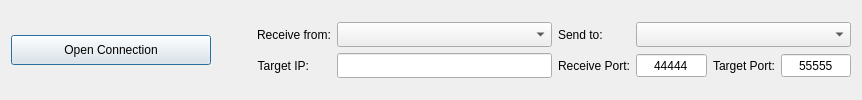
         <widget class="QWidget" name="tabWiFi">
          <attribute name="title">
           <string>Network UDP</string>
          </attribute>
          <layout class="QGridLayout" name="gridLayout_6">
           <item row="0" column="2">
            <layout class="QGridLayout" name="gridLayout_10">
             <item row="1" column="4">
              <widget class="QLabel" name="label_8">
               <property name="sizePolicy">
                <sizepolicy hsizetype="Maximum" vsizetype="Preferred">
                 <horstretch>0</horstretch>
                 <verstretch>0</verstretch>
                </sizepolicy>
               </property>
               <property name="text">
                <string>Target Port:</string>
               </property>
               <property name="alignment">
                <set>Qt::AlignRight|Qt::AlignTrailing|Qt::AlignVCenter</set>
               </property>
              </widget>
             </item>
             <item row="1" column="2">
              <widget class="QLabel" name="label_16">
               <property name="sizePolicy">
                <sizepolicy hsizetype="Maximum" vsizetype="Preferred">
                 <horstretch>0</horstretch>
                 <verstretch>0</verstretch>
                </sizepolicy>
               </property>
               <property name="text">
                <string>Receive Port:</string>
               </property>
              </widget>
             </item>
             <item row="1" column="3">
              <widget class="QSpinBox" name="spinBoxUDPReceivePort">
               <property name="sizePolicy">
                <sizepolicy hsizetype="Preferred" vsizetype="Preferred">
                 <horstretch>0</horstretch>
                 <verstretch>0</verstretch>
                </sizepolicy>
               </property>
               <property name="minimumSize">
                <size>
                 <width>70</width>
                 <height>0</height>
                </size>
               </property>
               <property name="alignment">
                <set>Qt::AlignCenter</set>
               </property>
               <property name="buttonSymbols">
                <enum>QAbstractSpinBox::NoButtons</enum>
               </property>
               <property name="maximum">
                <number>99999</number>
               </property>
               <property name="value">
                <number>44444</number>
               </property>
              </widget>
             </item>
             <item row="1" column="0">
              <widget class="QLabel" name="label_9">
               <property name="sizePolicy">
                <sizepolicy hsizetype="Maximum" vsizetype="Preferred">
                 <horstretch>0</horstretch>
                 <verstretch>0</verstretch>
                </sizepolicy>
               </property>
               <property name="text">
                <string>Target IP:</string>
               </property>
               <property name="alignment">
                <set>Qt::AlignRight|Qt::AlignTrailing|Qt::AlignVCenter</set>
               </property>
              </widget>
             </item>
             <item row="1" column="5">
              <widget class="QSpinBox" name="spinBoxUDPTargetPort">
               <property name="sizePolicy">
                <sizepolicy hsizetype="Preferred" vsizetype="Preferred">
                 <horstretch>0</horstretch>
                 <verstretch>0</verstretch>
                </sizepolicy>
               </property>
               <property name="minimumSize">
                <size>
                 <width>70</width>
                 <height>0</height>
                </size>
               </property>
               <property name="alignment">
                <set>Qt::AlignCenter</set>
               </property>
               <property name="buttonSymbols">
                <enum>QAbstractSpinBox::NoButtons</enum>
               </property>
               <property name="suffix">
                <string/>
               </property>
               <property name="minimum">
                <number>0</number>
               </property>
               <property name="maximum">
                <number>99999</number>
               </property>
               <property name="singleStep">
                <number>1</number>
               </property>
               <property name="value">
                <number>55555</number>
               </property>
               <property name="displayIntegerBase">
                <number>10</number>
               </property>
              </widget>
             </item>
             <item row="1" column="1">
              <widget class="QLineEdit" name="lineEditUDPTargetIP">
               <property name="sizePolicy">
                <sizepolicy hsizetype="Preferred" vsizetype="Preferred">
                 <horstretch>0</horstretch>
                 <verstretch>0</verstretch>
                </sizepolicy>
               </property>
               <property name="minimumSize">
                <size>
                 <width>0</width>
                 <height>25</height>
                </size>
               </property>
               <property name="alignment">
                <set>Qt::AlignCenter</set>
               </property>
              </widget>
             </item>
             <item row="0" column="0">
              <widget class="QLabel" name="label_5">
               <property name="sizePolicy">
                <sizepolicy hsizetype="Maximum" vsizetype="Preferred">
                 <horstretch>0</horstretch>
                 <verstretch>0</verstretch>
                </sizepolicy>
               </property>
               <property name="text">
                <string>Receive from:</string>
               </property>
              </widget>
             </item>
             <item row="0" column="1">
              <widget class="QComboBox" name="comboBoxUDPReceiveMode">
               <property name="sizePolicy">
                <sizepolicy hsizetype="Preferred" vsizetype="Preferred">
                 <horstretch>0</horstretch>
                 <verstretch>0</verstretch>
                </sizepolicy>
               </property>
               <property name="minimumSize">
                <size>
                 <width>215</width>
                 <height>25</height>
                </size>
               </property>
              </widget>
             </item>
             <item row="0" column="2">
              <widget class="QLabel" name="label_7">
               <property name="sizePolicy">
                <sizepolicy hsizetype="Preferred" vsizetype="Preferred">
                 <horstretch>0</horstretch>
                 <verstretch>0</verstretch>
                </sizepolicy>
               </property>
               <property name="text">
                <string>Send to:</string>
               </property>
              </widget>
             </item>
             <item row="0" column="3" colspan="3">
              <widget class="QComboBox" name="comboBoxUDPSendMode">
               <property name="sizePolicy">
                <sizepolicy hsizetype="Preferred" vsizetype="Preferred">
                 <horstretch>0</horstretch>
                 <verstretch>0</verstretch>
                </sizepolicy>
               </property>
               <property name="minimumSize">
                <size>
                 <width>215</width>
                 <height>25</height>
                </size>
               </property>
              </widget>
             </item>
            </layout>
           </item>
           <item row="0" column="0">
            <widget class="QPushButton" name="pushButtonUDPConnect">
             <property name="minimumSize">
              <size>
               <width>200</width>
               <height>30</height>
              </size>
             </property>
             <property name="text">
              <string>Open Connection</string>
             </property>
             <property name="checkable">
              <bool>true</bool>
             </property>
             <property name="default">
              <bool>true</bool>
             </property>
            </widget>
           </item>
           <item row="0" column="1">
            <spacer name="horizontalSpacer">
             <property name="orientation">
              <enum>Qt::Horizontal</enum>
             </property>
             <property name="sizeType">
              <enum>QSizePolicy::Expanding</enum>
             </property>
             <property name="sizeHint" stdset="0">
              <size>
               <width>40</width>
               <height>20</height>
              </size>
             </property>
            </spacer>
           </item>
          </layout>
         </widget>
